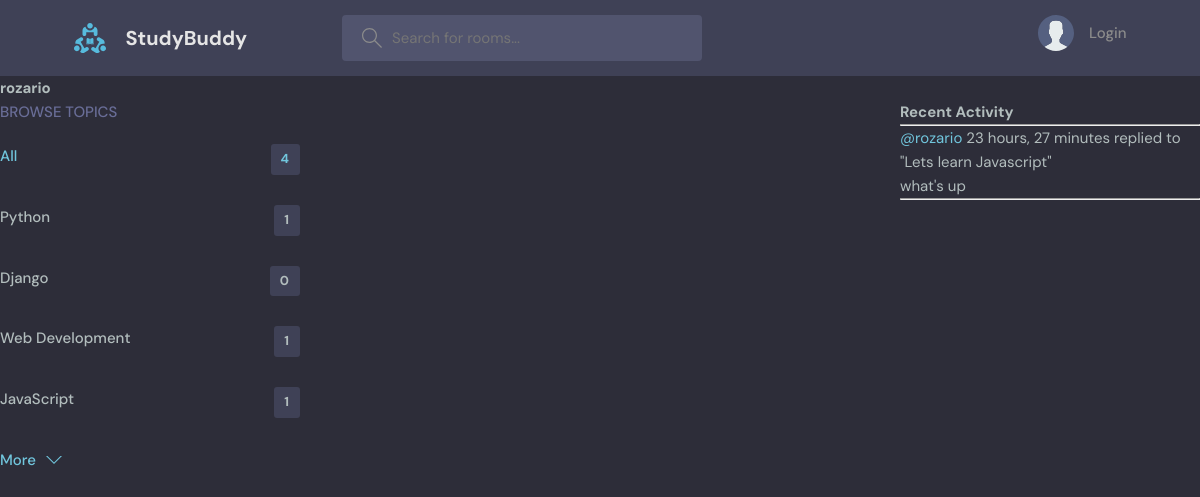
The app's page /profile/3, older data.
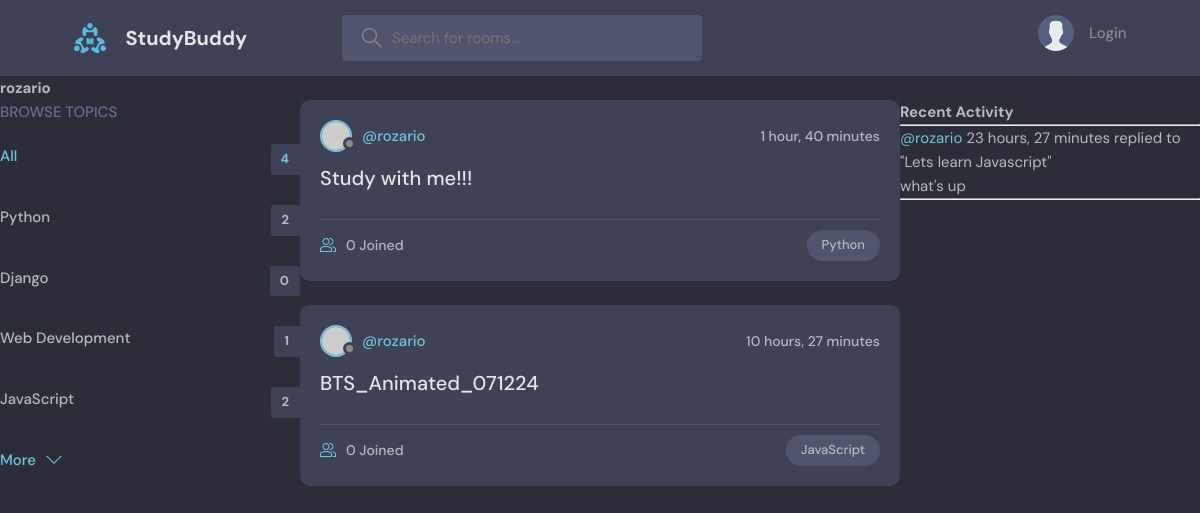
The same page, newer data.
### base/models.py (models this page shows, shortened)
class Topic(models.Model):
    name = models.CharField(max_length=200)

class Message(models.Model):
    user = models.ForeignKey(User, on_delete=models.CASCADE)
    room = models.ForeignKey(Room, on_delete=models.CASCADE)
    body = models.TextField()
    updated = models.DateTimeField(auto_now=True)
    created = models.DateTimeField(auto_now_add=True)
    class Meta:
        ordering =['-updated','-created']
    def __str__(self):
        return self.body[0:50]

class Room(models.Model):
    host = models.ForeignKey(User, on_delete=models.SET_NULL, null=True)
    topic = models.ForeignKey(Topic, on_delete=models.SET_NULL, null=True)
    name=models.CharField(max_length=200)
    description = models.TextField(null=True,blank=True)
    participants=models.ManyToManyField(User, related_name='participants',blank=True)
    updated =models.DateTimeField(auto_now=True)
    created =models.DateTimeField(auto_now_add=True)
    class Meta:
        ordering =['-updated','-created']
    def __str__(self):
        return self.name

### base/views.py (the view)
# urls.py: path('profile/<str:pk>', views.userProfile, name="user-profile"),
def userProfile(request,pk):
    user=User.objects.get(id=pk)
    rooms =user.room_set.all()
    room_messages = user.message_set.all()
    topics=Topic.objects.all()
    context={'user':user,'rooms':rooms,'room_messages':room_messages,'topics':topics}
    return render(request,'base/profile.html',context)

### base/templates/base/profile.html (shortened to what this page needs)
{% extends 'main.html' %}
{% block content %}
<h1>{{user.username}}</h1>
<div class="profile-container">
    <div>
    {% include 'base/topics_component.html'%}
    </div>
    <div>
        {% include 'base/feed_component.html'%}
    </div>
    <div>
        {% include 'base/activity_component.html'%}
    </div>
</div>
{% endblock content %}

### templates/main.html (shortened to what this page needs)
<!DOCTYPE html>
{% load static %}
<html lang="en">
  <head>
    <link rel="stylesheet" href="{% static 'styles/style.css' %}" />
  </head>
  <body>
    {% include 'navbar.html'%}  {% block content%} {% endblock %}
  </body>
</html>

### templates/navbar.html (shortened to what this page needs)
{%load static%}
<header class="header header--loggedIn">
  <div class="container">
    <a href="{% url 'home'%}" class="header__logo">
      <img src="{%static 'images/logo.svg' %}" />
      <h1>StudyBuddy</h1>
    </a>
    <form class="header__search" method="GET" action="{% url 'home'%}">
      <label>
        <input name="q" placeholder="Search for rooms..." />
      </label>
    </form>
    <nav class="header__menu">
      {% if request.user.is_authenticated %}
      <div class="header__user">
        <a href="profile.html">
          <div class="avatar avatar--medium active">
            <img src="https://randomuser.me/api/portraits/men/37.jpg" />
          </div>
          <p>
            {{request.user.username}} <span>@{{request.user.username}}</span>
          </p>
        </a>
        <button class="dropdown-button">
          <svg
            version="1.1"
            xmlns="http://www.w3.org/2000/svg"
            width="32"
            height="32"
            viewBox="0 0 32 32"
          >
            <title>chevron-down</title>
            <path d="M16 21l-13-13h-3l16 16 16-16h-3l-13 13z"></path>
          </svg>
        </button>
      </div>
      {%else %}
      <a href="{% url 'login' %}">
        <img src="{%static 'images/avatar.svg' %}" />
        <p>Login</p>
      </a>
      {% endif %}
    </nav>
  </div>
</header>

### base/templates/base/topics_component.html
<div class="topics">
  <div class="topics__header">
    <h2>Browse Topics</h2>
  </div>
  <ul class="topics__list">
    <li>
      <a href="{% url 'home'%}" class="active"
        >All <span>{{topics.count}}</span></a
      >
    </li>
    {% for topic in topics %}
    <li>
      <a href="{% url 'home'%}?q={{topic.name}}"
        >{{topic.name}} <span>{{topic.room_set.all.count}}</span></a
      >
    </li>
    {% endfor%}
  </ul>
  <a class="btn btn--link" href="topics.html">
    More
    <svg
      version="1.1"
      xmlns="http://www.w3.org/2000/svg"
      width="32"
      height="32"
      viewBox="0 0 32 32"
    >
      <title>chevron-down</title>
      <path d="M16 21l-13-13h-3l16 16 16-16h-3l-13 13z"></path>
    </svg>
  </a>
</div>

### base/templates/base/feed_component.html (shortened to what this page needs)
{% for room in rooms %}
<div class="roomListRoom">
  <div class="roomListRoom__header">
    <a href="{% url 'user-profile' room.host.id%}" class="roomListRoom__author">
      <div class="avatar avatar--small">
        <img src="https://randomuser.me/api/portraits/women/11.jpg" />
      </div>
      <span>@{{room.host.username}}</span>
    </a>
    <div class="roomListRoom__actions">
      <span>{{room.created|timesince}}</span>
    </div>
  </div>
  <div class="roomListRoom__content">
    <a href="{% url 'room' room.id%}">{{room.name}}</a>
  </div>
  <div class="roomListRoom__meta">
    <a href="{% url 'room' room.id%}" class="roomListRoom__joined">
      {{room.participants.all.count}} Joined
    </a>
    <p class="roomListRoom__topic">{{room.topic.name}}</p>
  </div>
</div>
{% endfor %}

### base/templates/base/activity_component.html (shortened to what this page needs)
<h3>Recent Activity</h3>
<hr />
{% for message in room_messages%}
<div>
  <small>
    <a href="{% url 'user-profile' message.user.id%}">@{{message.user}}</a>
    {{message.created|timesince}}
  </small>
  <small>replied to "{{message.room}}"</small>
  <p>{{message}}</p>
  <hr />
</div>
{% endfor %}

### base/templates/base/profile.html (style rules this page uses)
.profile-container { display: grid; grid-template-columns: 1fr 2fr 1fr; }

Row changes from the older to the newer data that the page shows:
computed for Topic "Python": room_set.all.count "1" → "2"
computed for Topic "JavaScript": room_set.all.count "1" → "2"
added Room: host.username "rozario", created "1 hour, 40 minutes", name "Study with me!!!", participants.all.count "0", topic.name "Python"
added Room: host.username "rozario", created "10 hours, 27 minutes", name "BTS_Animated_071224", participants.all.count "0", topic.name "JavaScript"
